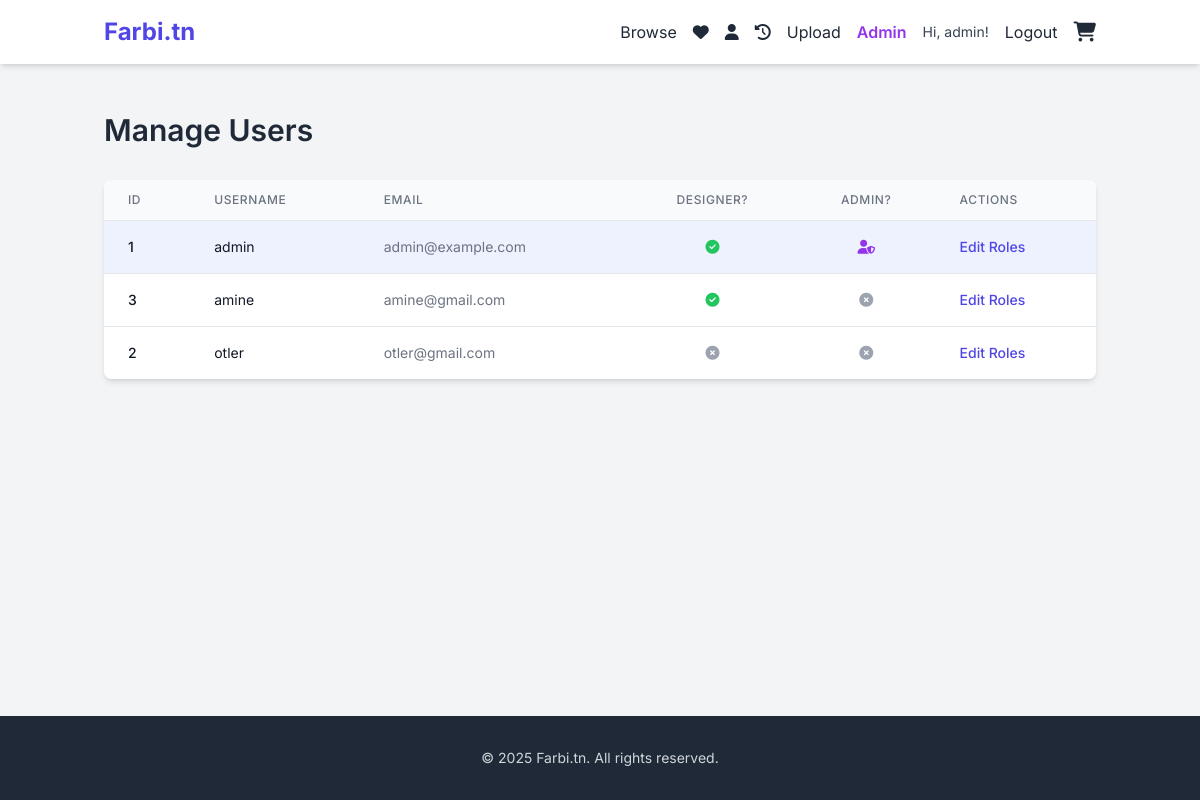
The app's page /admin/users (signed in) with its own data.
### app.py (models this page shows, shortened)
class User(UserMixin, db.Model):
    id = db.Column(db.Integer, primary_key=True)
    username = db.Column(db.String(80), unique=True, nullable=False)
    email = db.Column(db.String(120), unique=True, nullable=False)
    password_hash = db.Column(db.String(256), nullable=False)
    is_designer = db.Column(db.Boolean, default=False)
    is_admin = db.Column(db.Boolean, default=False)
    bio = db.Column(db.Text, nullable=True)
    join_date = db.Column(db.DateTime, default=datetime.utcnow)
    designs = db.relationship('Design', backref='designer', lazy='dynamic')
    orders = db.relationship('Order', backref='customer', lazy='dynamic')
    favorite_designs = db.relationship('Design', secondary=favorites, lazy='dynamic', backref=db.backref('favorited_by', lazy='dynamic'))

### app.py (the view)
@app.route('/admin/users')
@login_required
def admin_users():
    if not current_user.is_admin: abort(403)
    page = request.args.get('page', 1, type=int)
    pagination = User.query.order_by(User.username.asc()).paginate(page=page, per_page=app.config['USERS_PER_PAGE'], error_out=False)
    users = pagination.items; return render_template('admin_users.html', users=users, pagination=pagination)

### app.py (called while the page is built)
@login_manager.user_loader
def load_user(user_id): return User.query.get(int(user_id))

@app.context_processor
def inject_cart_count():
    cart = session.get('cart', {})
    item_count = sum(cart.values()) if cart else 0
    return dict(cart_item_count=item_count)

@app.context_processor
def inject_now():
    return {'now': datetime.utcnow}

### templates/admin_users.html (shortened to what this page needs)
{% extends "base.html" %}
{% block content %}
<div class="flex justify-between items-center mb-8"> <h1 class="text-3xl font-semibold text-gray-800">Manage Users</h1> </div>
{% if users %}
<div class="bg-white shadow-md rounded-lg overflow-x-auto">
    <table class="min-w-full divide-y divide-gray-200">
        <thead class="bg-gray-50"> <tr> <th scope="col" class="px-6 py-3 text-left text-xs font-medium text-gray-500 uppercase tracking-wider">ID</th> <th scope="col" class="px-6 py-3 text-left text-xs font-medium text-gray-500 uppercase tracking-wider">Username</th> <th scope="col" class="px-6 py-3 text-left text-xs font-medium text-gray-500 uppercase tracking-wider">Email</th> <th scope="col" class="px-6 py-3 text-center text-xs font-medium text-gray-500 uppercase tracking-wider">Designer?</th> <th scope="col" class="px-6 py-3 text-center text-xs font-medium text-gray-500 uppercase tracking-wider">Admin?</th> <th scope="col" class="px-6 py-3 text-left text-xs font-medium text-gray-500 uppercase tracking-wider">Actions</th> </tr> </thead>
        <tbody class="bg-white divide-y divide-gray-200">
            {% for user in users %} <tr class="{% if user.id == current_user.id %} bg-indigo-50 {% endif %}">
                <td class="px-6 py-4 whitespace-nowrap text-sm font-medium text-gray-900">{{ user.id }}</td>
                <td class="px-6 py-4 whitespace-nowrap text-sm text-gray-900"> <a href="{{ url_for('profile', username=user.username) }}" class="hover:underline" target="_blank">{{ user.username }}</a> </td>
                <td class="px-6 py-4 whitespace-nowrap text-sm text-gray-500">{{ user.email }}</td>
                <td class="px-6 py-4 whitespace-nowrap text-sm text-center"> {% if user.is_designer %} <i class="fas fa-check-circle text-green-500"></i> {% else %} <i class="fas fa-times-circle text-gray-400"></i> {% endif %} </td>
                <td class="px-6 py-4 whitespace-nowrap text-sm text-center"> {% if user.is_admin %} <i class="fas fa-user-shield text-purple-600"></i> {% else %} <i class="fas fa-times-circle text-gray-400"></i> {% endif %} </td>
                <td class="px-6 py-4 whitespace-nowrap text-sm font-medium"> <a href="{{ url_for('admin_user_details', user_id=user.id) }}" class="text-indigo-600 hover:text-indigo-900">Edit Roles</a> </td>
            </tr> {% endfor %}
        </tbody>
    </table>
</div>
{% else %} <p class="text-gray-600 text-center mt-10">No users found.</p> {% endif %}
{% endblock %}

### templates/base.html (shortened to what this page needs)
<!DOCTYPE html>
<html lang="en">
<head>
    <script src="https://cdn.tailwindcss.com"></script>
    <link rel="stylesheet" href="https://cdnjs.cloudflare.com/ajax/libs/font-awesome/6.5.1/css/all.min.css">
</head>
<body class="bg-gray-100 text-gray-800 flex flex-col min-h-screen">
    <header class="bg-white shadow-md sticky top-0 z-50">
        <nav class="container mx-auto px-4 py-4 flex justify-between items-center">
            <a href="{{ url_for('index') }}" class="text-2xl font-bold text-indigo-600">Farbi.tn</a>
            <div class="flex items-center space-x-4">
                <a href="{{ url_for('browse') }}" class="nav-link hidden md:inline">Browse</a>
                {% if current_user.is_authenticated %}
                    <a href="{{ url_for('list_favorites') }}" class="nav-link hidden md:inline" title="My Favorites"><i class="fas fa-heart"></i></a>
                    <a href="{{ url_for('profile', username=current_user.username) }}" class="nav-link hidden md:inline" title="My Profile"><i class="fas fa-user"></i></a>
                    <a href="{{ url_for('order_history') }}" class="nav-link hidden md:inline" title="Order History"><i class="fas fa-history"></i></a>
                    {% if current_user.is_designer %} <a href="{{ url_for('upload_design') }}" class="nav-button-secondary hidden md:inline">Upload</a> {% endif %}
                    {% if current_user.is_admin %} <a href="{{ url_for('admin_dashboard') }}" class="nav-link hidden md:inline font-semibold text-purple-600">Admin</a> {% endif %}
                    <span class="text-gray-700 text-sm hidden lg:inline">Hi, {{ current_user.username }}!</span>
                    <a href="{{ url_for('logout') }}" class="nav-button-logout">Logout</a>
                {% else %}
                    <a href="{{ url_for('login') }}" class="nav-button-primary">Login</a>
                    <a href="{{ url_for('register') }}" class="nav-link">Register</a>
                {% endif %}
                 <a href="{{ url_for('view_cart') }}" class="nav-link relative" title="Shopping Cart">
                    <i class="fas fa-shopping-cart text-xl"></i>
                 </a>
            </div>
        </nav>
    </header>
    <div class="container mx-auto px-4 pt-4 w-full max-w-4xl">
    </div>
    <main class="container mx-auto px-4 py-8 flex-grow"> {% block content %}{% endblock %} </main>
    <footer class="bg-gray-800 text-gray-300 mt-auto"> <div class="container mx-auto px-4 py-8 text-center"> <p class="text-sm">&copy; {{ now().year }} Farbi.tn. All rights reserved.</p> </div> </footer>
</body>
</html>

### templates/base.html (style rules this page uses)
body { font-family: 'Inter', sans-serif; }
.nav-link { @apply text-gray-600 hover:text-indigo-600 transition duration-150 ease-in-out; }
.nav-button-secondary { @apply nav-button bg-green-500 text-white hover:bg-green-600; }
.nav-button-logout { @apply nav-button bg-red-500 text-white hover:bg-red-600; }

### records on screen
User: username "admin", id "1", email "admin@example.com", is_designer True (drawn), is_admin True (drawn)
User: id "3", username "amine", email "amine@gmail.com", is_designer True (drawn), is_admin False (drawn)
User: id "2", username "otler", email "otler@gmail.com", is_designer False (drawn), is_admin False (drawn)
